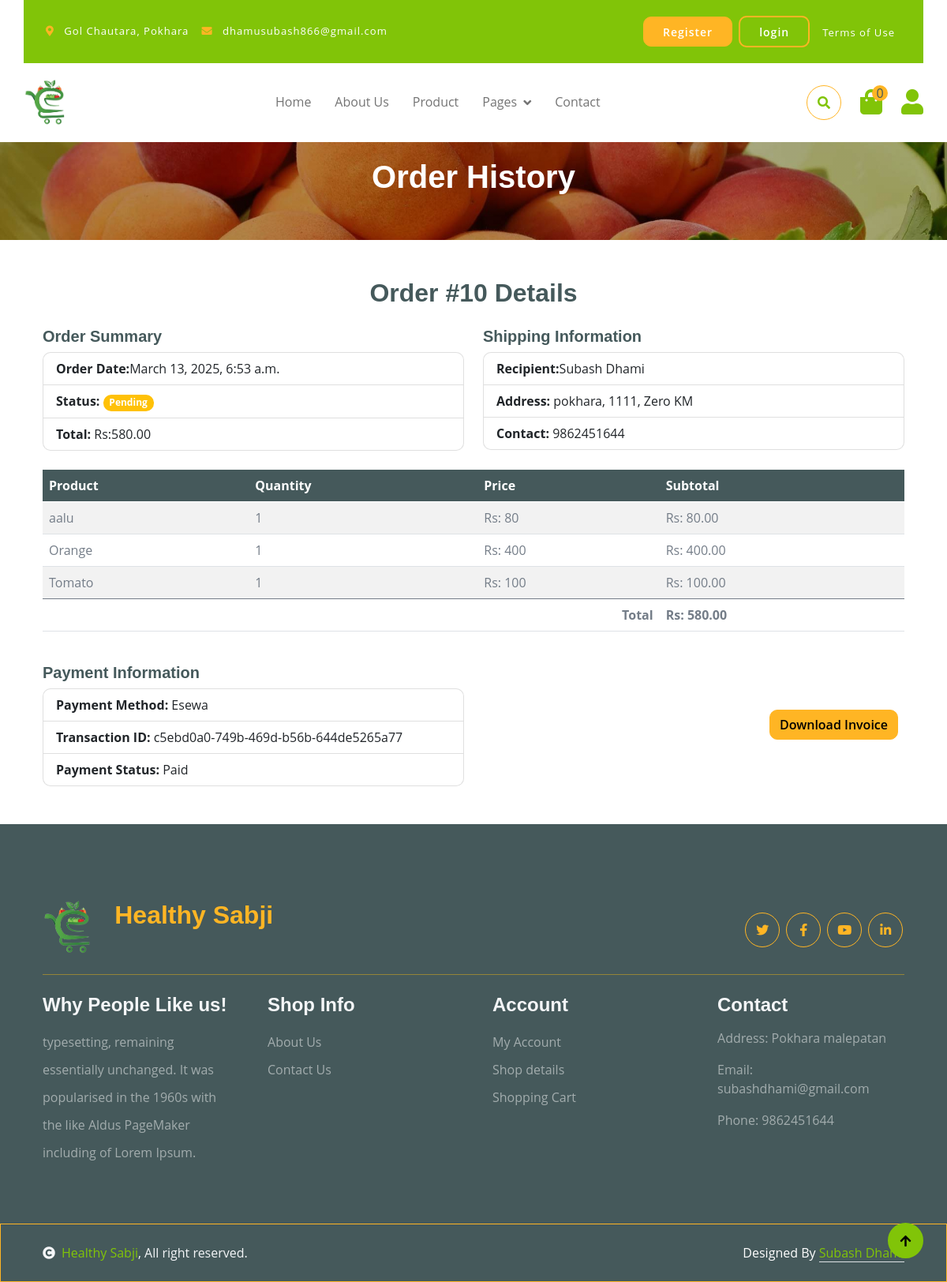
Screenshot of /orderhistory/10/ with the database file from the repository.
### orders/models.py (models this page shows, shortened)
class Order(models.Model):
    user = models.ForeignKey('accounts.CustomUser', on_delete=models.CASCADE)
    delivery_person = models.ForeignKey('accounts.CustomUser', on_delete=models.CASCADE, related_name='deliveries',limit_choices_to={'is_delivery_person': True},null=True, blank=True)
    order_date = models.DateTimeField(auto_now_add=True)
    location = models.ForeignKey('Location', on_delete=models.CASCADE,null=True, blank=True)
    status = models.CharField(max_length=10,choices=order_choices)
    payment = models.ForeignKey('Payment', on_delete=models.CASCADE, null=True, blank=True)
    evidence = models.ImageField(upload_to='evidence/',null=True, blank=True)
    created_at = models.DateTimeField(auto_now_add=True)

class Payment(models.Model):
    amount = models.DecimalField(max_digits=10, decimal_places=2)
    signature = models.CharField(max_length=100,null=True, blank=True)
    payment_date = models.DateTimeField(auto_now_add=True)
    payment_method = models.CharField(max_length=20)
    payment_uuid = models.CharField(max_length=50)
    status = models.CharField(max_length=10,choices=payment_choices)

class Location(models.Model):
    first_name = models.CharField(max_length=50)
    last_name = models.CharField(max_length=50)
    address = models.CharField(max_length=100)
    house_number_street_name = models.CharField(max_length=100)
    city_area = models.CharField(max_length=50)
    mobile = models.CharField(max_length=15)
    email = models.EmailField()
    order_notes = models.TextField(blank=True)

class OrderItem(models.Model):
    order = models.ForeignKey(Order, on_delete=models.CASCADE,related_name='items')
    product = models.ForeignKey('sabji.Product', on_delete=models.CASCADE)
    quantity = models.PositiveIntegerField()
    price = models.DecimalField(max_digits=10, decimal_places=2)

### sabji/models.py (models this page shows, shortened)
class Product(models.Model):
    name = models.CharField(max_length=100)
    price = models.IntegerField(help_text='Price per kilo')
    pre_discount_price = models.IntegerField(blank=True, null=True)
    description = models.TextField()
    image = models.ImageField(upload_to='product_images/')
    quantity = models.IntegerField()
    category = models.ForeignKey('Category', on_delete=models.SET_NULL, related_name='products',null=True)

### orders/views.py (the view)
# urls.py: path('orderhistory/<int:id>/',views.orderhistory,name="orderhistory"),
def orderhistory(request,id):
    order = Order.objects.get(id=id)
    return render(request,'user/orderhistory.html', {'order':order})

### sabji/processors.py (called while the page is built)
def productprocessor(request):
    products = Product.objects.filter(quantity__gt=0)
    lowest_price = products.filter(quantity__gt=0).order_by('price').first()
    return {'products': products, 'lowest_price': lowest_price}

def categoryprocessor(request):
    categories = Category.objects.all()
    return {'categories': categories}

def discountprocessor(request):
    discounted_products = Product.objects.filter(pre_discount_price__gt=0)
    return {'discounted_products': discounted_products}

def cartprocessor(request):
    cart_count = 0
    if request.user.is_authenticated:
        cart_count = request.user.cart_items.filter(active=True).count()
    return {'cart_count': cart_count}

### templates/user/orderhistory.html
{% extends 'base.html' %}
{% block content %}
<div class="container-fluid page-header py-5">
    <h1 class="text-center text-white display-6">Order History</h1>
</div>
<div class="container my-5">
    <h2 class="text-center mb-4">Order #{{order.id}} Details</h2>
    <div class="row mb-4">
        <div class="col-md-6">
            <h5>Order Summary</h5>
            <ul class="list-group">
                <li class="list-group-item"><strong>Order Date:</strong>{{order.created_at}}</li>
                    {% if order.status == 'P' %}
                    <li class="list-group-item"><strong>Status:</strong> <span class="badge bg-warning">Pending</span></li>
                    {% elif order.status == 'OD' %}
                    <li class="list-group-item"><strong>Status:</strong> <span class="badge bg-info">Out for Delivery</span></li>
                    {% elif order.status == 'D' %}
                <li class="list-group-item"><strong>Status:</strong> <span class="badge bg-success">Delivered</span></li>
                {% endif %}
                <li class="list-group-item"><strong>Total:</strong> Rs:{{order.payment.amount}}</li>
            </ul>
        </div>
        <div class="col-md-6">
            <h5>Shipping Information</h5>
            <ul class="list-group">
                <li class="list-group-item"><strong>Recipient:</strong>{{order.location.first_name}} {{order.location.last_name}}</li>
                <li class="list-group-item"><strong>Address:</strong> {{order.location.address}}, {{order.location.house_number_street_name}}, {{order.location.city_area}}</li>
                <li class="list-group-item"><strong>Contact:</strong>  {{order.location.mobile}}</li>
            </ul>
        </div>
    </div>
    <div class="table-responsive mb-4">
        <table class="table table-striped table-hover">
            <thead class="table-dark">
                <tr>
                    <th scope="col">Product</th>
                    <th scope="col">Quantity</th>
                    <th scope="col">Price</th>
                    <th scope="col">Subtotal</th>
                </tr>
            </thead>
            <tbody>
                {% for item in order.items.all %}
                <tr>
                    <td>{{item.product.name}}</td>
                    <td>{{item.quantity}}</td>
                    <td>Rs: {{item.product.price}}</td>
                    <td>Rs: {{item.price}}</td>
                </tr>
                {% endfor %}
            </tbody>
            <tfoot>
                <tr>
                    <th colspan="3" class="text-end">Total</th>
                    <th>Rs: {{order.payment.amount}}</th>
                </tr>
            </tfoot>
        </table>
    </div>
    <div class="row">
        <div class="col-md-6">
            <h5>Payment Information</h5>
            <ul class="list-group">
                <li class="list-group-item"><strong>Payment Method:</strong> Esewa</li>
                <li class="list-group-item"><strong>Transaction ID:</strong> {{order.payment.payment_uuid}}</li>
                <li class="list-group-item"><strong>Payment Status:</strong> Paid</li>
            </ul>
        </div>
        <div class="col-md-6 d-flex align-items-center justify-content-end">
            <button class="btn btn-secondary me-2">Download Invoice</button>
        </div>
    </div>
</div>
{% endblock  %}

### static/css/style.css (style rules this page uses)
.btn { font-weight: 600; transition: .5s; }
.page-header { position: relative; background: linear-gradient(rgba(0, 0, 0, 0.3), rgba(0, 0, 0, 0.3)), url(../img/cart-page-header-img.jpg); background-position: center center; background-repeat: no-repeat; background-size: cover; }
@media (min-width: 992px) { .hero-header, .page-header { margin-top: 152px !important; } }

### rows the page displays
Order: id "10", created_at "March 13, 2025, 6:53 a.m.", payment.amount "580.00", location.first_name "Subash", location.last_name "Dhami", location.address "pokhara", location.house_number_street_name "1111", location.city_area "Zero KM", location.mobile "9862451644", payment.payment_uuid "c5ebd0a0-749b-469d-b56b-644de5265a77"
OrderItem: product.name "aalu", quantity "1", product.price "80", price "80.00"
OrderItem: product.name "Orange", quantity "1", product.price "400", price "400.00"
OrderItem: product.name "Tomato", quantity "1", product.price "100", price "100.00"

### other values shown
{{ cart_count }} "0"
